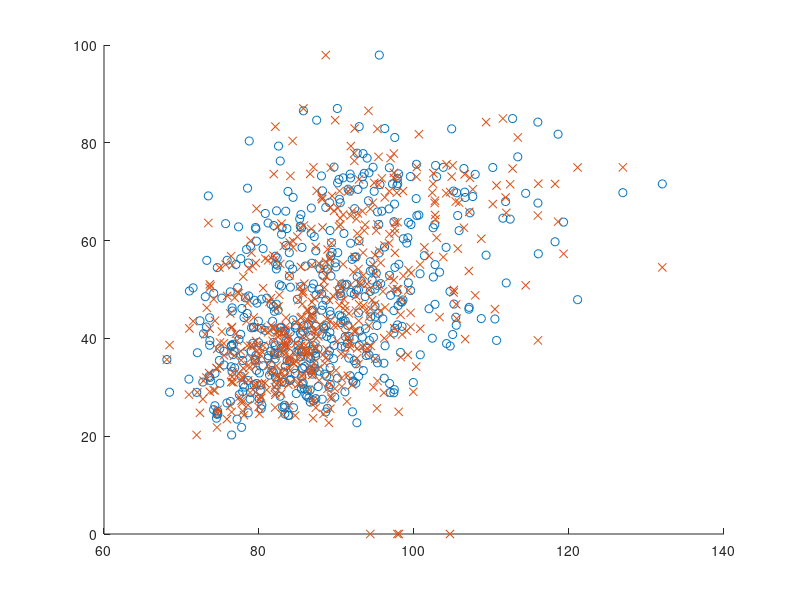

Here is the MATLAB script that generated this plot: (Note: this script raises an error after producing the figure.)
clc;

m = dlmread('datasets/cmort_table.txt');
p = dlmread('datasets/part_table.txt');
t = dlmread('datasets/tempr_table.txt');

t_mean = 74.6;
size = 508;
time = 1;
M = zeros;
T = zeros;
Tt = zeros;
Z = zeros(6, size); % with the term Pt-4 added
Z2 = zeros(5, size); % without the term Pt-4 added

for i=1:508
    M(i) = m(i,3); % mortality
    T(i) = time; % time
    Tt(i) = t(i,3); % temperature
    
    Z(1,i) = 1;
    Z(2,i) = time;
    Z(3,i) = t(i,3) - t_mean; 
    Z(4,i) = (t(i,3) - t_mean)^2;
    Z(5,i) = p(i,3);
    
    Z2(1,i) = 1;
    Z2(2,i) = time;
    Z2(3,i) = t(i,3) - t_mean;
    Z2(4,i) = (t(i,3) - t_mean)^2;
    Z2(5,i) = p(i,3);
    
    if i > 4
        Z(6,i) = p(i-4,3);
    end
    time = time + 1;
end

P = Z(5,:);
P4 = Z(6,:);

hold off;
plot(M,P,'o',M,P4,'x',M,T,'O'); % mortality VS particulate, particulate t-4, temperature
plot(T,P,'o',T,P4,'x',T,M,'O'); % temperature VS particulate, particulate t-4, mortality
plot(P,M,'o',P,T,'x'); % particulate VS mortality, temparature 
plot(P4,M,'o',P4,T,'x'); % particulate t-4 VS mortality, temparature 

fprintf('Correlation between M and P is %.5f.\n', corrcov(cov(M,P)));
fprintf('Correlation between M and Pt-4 is %.5f.\n', corrcov(cov(M,Pt-4)));
fprintf('Correlation between T and P is %.5f.\n', corrcov(cov(T,P)));
fprintf('Correlation between T and Pt-4 is %.5f.\n', corrcov(cov(T,Pt-4)));
fprintf('Correlation between M and T is %.5f.\n', corrcov(cov(M,T)));

if corrcov(cov(M,P)) > corrcov(cov(M,Pt-4))
    disp('The correlation between M and P is greater than the correlation between M and Pt-4.');
else
    disp('The correlation between M and P is less than the correlation between M and Pt-4.');
end
